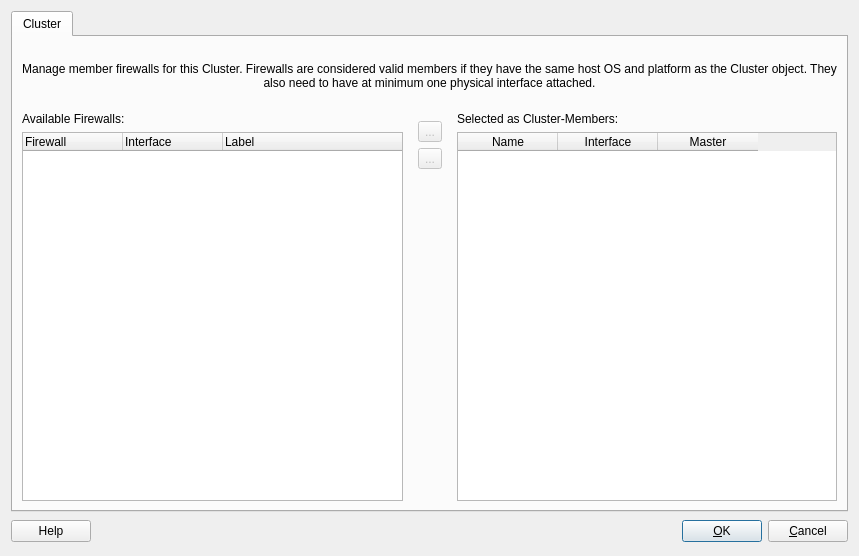
<?xml version="1.0" encoding="UTF-8"?>
<ui version="4.0">
 <class>clusterMembersDialog_q</class>
 <widget class="QDialog" name="clusterMembersDialog_q">
  <property name="windowModality">
   <enum>Qt::WindowModality::WindowModal</enum>
  </property>
  <property name="geometry">
   <rect>
    <x>0</x>
    <y>0</y>
    <width>859</width>
    <height>556</height>
   </rect>
  </property>
  <property name="windowTitle">
   <string>cluster member configuration</string>
  </property>
  <layout class="QGridLayout">
   <item row="1" column="0">
    <layout class="QHBoxLayout">
     <item>
      <widget class="QPushButton" name="buttonHelp">
       <property name="text">
        <string>Help</string>
       </property>
      </widget>
     </item>
     <item>
      <spacer>
       <property name="orientation">
        <enum>Qt::Orientation::Horizontal</enum>
       </property>
       <property name="sizeType">
        <enum>QSizePolicy::Policy::Expanding</enum>
       </property>
       <property name="sizeHint" stdset="0">
        <size>
         <width>151</width>
         <height>27</height>
        </size>
       </property>
      </spacer>
     </item>
     <item>
      <widget class="QPushButton" name="buttonOk">
       <property name="text">
        <string>&amp;OK</string>
       </property>
       <property name="shortcut">
        <string/>
       </property>
       <property name="autoDefault">
        <bool>true</bool>
       </property>
       <property name="default">
        <bool>true</bool>
       </property>
      </widget>
     </item>
     <item>
      <widget class="QPushButton" name="buttonCancel">
       <property name="text">
        <string>&amp;Cancel</string>
       </property>
       <property name="shortcut">
        <string/>
       </property>
       <property name="autoDefault">
        <bool>true</bool>
       </property>
      </widget>
     </item>
    </layout>
   </item>
   <item row="0" column="0">
    <widget class="QTabWidget" name="tabWidget">
     <property name="tabShape">
      <enum>QTabWidget::TabShape::Rounded</enum>
     </property>
     <property name="currentIndex">
      <number>0</number>
     </property>
     <widget class="QWidget" name="tab">
      <attribute name="icon">
       <iconset resource="MainRes.qrc">
        <normaloff>:/Icons/Cluster/icon</normaloff>:/Icons/Cluster/icon</iconset>
      </attribute>
      <attribute name="title">
       <string>Cluster</string>
      </attribute>
      <layout class="QGridLayout" name="gridLayout_2">
       <item row="0" column="0">
        <spacer>
         <property name="orientation">
          <enum>Qt::Orientation::Vertical</enum>
         </property>
         <property name="sizeType">
          <enum>QSizePolicy::Policy::Fixed</enum>
         </property>
         <property name="sizeHint" stdset="0">
          <size>
           <width>20</width>
           <height>16</height>
          </size>
         </property>
        </spacer>
       </item>
       <item row="1" column="0" colspan="3">
        <widget class="QLabel" name="network_tab_txt2_3">
         <property name="text">
          <string>Manage member firewalls for this Cluster. Firewalls are considered valid members if they have the same host OS and platform as the Cluster object. They also need to have at minimum one physical interface attached.</string>
         </property>
         <property name="alignment">
          <set>Qt::AlignmentFlag::AlignCenter</set>
         </property>
         <property name="wordWrap">
          <bool>true</bool>
         </property>
        </widget>
       </item>
       <item row="2" column="0">
        <spacer>
         <property name="orientation">
          <enum>Qt::Orientation::Vertical</enum>
         </property>
         <property name="sizeType">
          <enum>QSizePolicy::Policy::Fixed</enum>
         </property>
         <property name="sizeHint" stdset="0">
          <size>
           <width>20</width>
           <height>16</height>
          </size>
         </property>
        </spacer>
       </item>
       <item row="3" column="0">
        <layout class="QVBoxLayout" name="verticalLayout">
         <item>
          <widget class="QLabel" name="label_2">
           <property name="text">
            <string>Available Firewalls:</string>
           </property>
          </widget>
         </item>
         <item>
          <widget class="QTreeWidget" name="fwAvailableTree">
           <property name="toolTip">
            <string>Tree of potential cluster members. Select an interface to assign to the cluster.</string>
           </property>
           <property name="editTriggers">
            <set>QAbstractItemView::EditTrigger::NoEditTriggers</set>
           </property>
           <property name="showDropIndicator" stdset="0">
            <bool>false</bool>
           </property>
           <property name="alternatingRowColors">
            <bool>false</bool>
           </property>
           <property name="selectionMode">
            <enum>QAbstractItemView::SelectionMode::ExtendedSelection</enum>
           </property>
           <property name="selectionBehavior">
            <enum>QAbstractItemView::SelectionBehavior::SelectRows</enum>
           </property>
           <column>
            <property name="text">
             <string>Firewall</string>
            </property>
           </column>
           <column>
            <property name="text">
             <string>Interface</string>
            </property>
           </column>
           <column>
            <property name="text">
             <string>Label</string>
            </property>
           </column>
          </widget>
         </item>
        </layout>
       </item>
       <item row="3" column="1">
        <widget class="QFrame" name="frame">
         <property name="frameShape">
          <enum>QFrame::Shape::NoFrame</enum>
         </property>
         <property name="frameShadow">
          <enum>QFrame::Shadow::Plain</enum>
         </property>
         <layout class="QGridLayout" name="gridLayout_129">
          <item row="0" column="0">
           <widget class="QToolButton" name="buttonAdd">
            <property name="enabled">
             <bool>false</bool>
            </property>
            <property name="text">
             <string>...</string>
            </property>
            <property name="icon">
             <iconset resource="MainRes.qrc">
              <normaloff>:/Icons/big-right-arrow.png</normaloff>:/Icons/big-right-arrow.png</iconset>
            </property>
           </widget>
          </item>
          <item row="1" column="0">
           <widget class="QToolButton" name="buttonRemove">
            <property name="enabled">
             <bool>false</bool>
            </property>
            <property name="text">
             <string>...</string>
            </property>
            <property name="icon">
             <iconset resource="MainRes.qrc">
              <normaloff>:/Icons/big-left-arrow.png</normaloff>:/Icons/big-left-arrow.png</iconset>
            </property>
           </widget>
          </item>
          <item row="2" column="0">
           <spacer>
            <property name="orientation">
             <enum>Qt::Orientation::Vertical</enum>
            </property>
            <property name="sizeHint" stdset="0">
             <size>
              <width>20</width>
              <height>40</height>
             </size>
            </property>
           </spacer>
          </item>
         </layout>
        </widget>
       </item>
       <item row="3" column="2">
        <layout class="QVBoxLayout" name="verticalLayout_2">
         <item>
          <widget class="QLabel" name="label">
           <property name="text">
            <string>Selected as Cluster-Members:</string>
           </property>
          </widget>
         </item>
         <item>
          <widget class="QTableWidget" name="fwSelectedTable">
           <property name="enabled">
            <bool>true</bool>
           </property>
           <property name="toolTip">
            <string>Table of already selected member firewalls with their assigned cluster interfaces.</string>
           </property>
           <property name="editTriggers">
            <set>QAbstractItemView::EditTrigger::NoEditTriggers</set>
           </property>
           <property name="tabKeyNavigation">
            <bool>false</bool>
           </property>
           <property name="showDropIndicator" stdset="0">
            <bool>false</bool>
           </property>
           <property name="alternatingRowColors">
            <bool>true</bool>
           </property>
           <property name="selectionMode">
            <enum>QAbstractItemView::SelectionMode::SingleSelection</enum>
           </property>
           <property name="selectionBehavior">
            <enum>QAbstractItemView::SelectionBehavior::SelectRows</enum>
           </property>
           <property name="textElideMode">
            <enum>Qt::TextElideMode::ElideMiddle</enum>
           </property>
           <property name="sortingEnabled">
            <bool>false</bool>
           </property>
           <property name="wordWrap">
            <bool>false</bool>
           </property>
           <column>
            <property name="text">
             <string>Name</string>
            </property>
           </column>
           <column>
            <property name="text">
             <string>Interface</string>
            </property>
           </column>
           <column>
            <property name="text">
             <string>Master</string>
            </property>
           </column>
          </widget>
         </item>
        </layout>
       </item>
      </layout>
     </widget>
    </widget>
   </item>
  </layout>
 </widget>
 <tabstops>
  <tabstop>buttonOk</tabstop>
  <tabstop>buttonCancel</tabstop>
  <tabstop>tabWidget</tabstop>
 </tabstops>
 <resources>
  <include location="MainRes.qrc"/>
 </resources>
 <connections>
  <connection>
   <sender>buttonOk</sender>
   <signal>clicked()</signal>
   <receiver>clusterMembersDialog_q</receiver>
   <slot>accept()</slot>
   <hints>
    <hint type="sourcelabel">
     <x>316</x>
     <y>472</y>
    </hint>
    <hint type="destinationlabel">
     <x>20</x>
     <y>20</y>
    </hint>
   </hints>
  </connection>
  <connection>
   <sender>buttonCancel</sender>
   <signal>clicked()</signal>
   <receiver>clusterMembersDialog_q</receiver>
   <slot>reject()</slot>
   <hints>
    <hint type="sourcelabel">
     <x>397</x>
     <y>472</y>
    </hint>
    <hint type="destinationlabel">
     <x>20</x>
     <y>20</y>
    </hint>
   </hints>
  </connection>
  <connection>
   <sender>buttonHelp</sender>
   <signal>clicked()</signal>
   <receiver>clusterMembersDialog_q</receiver>
   <slot>help()</slot>
   <hints>
    <hint type="sourcelabel">
     <x>68</x>
     <y>464</y>
    </hint>
    <hint type="destinationlabel">
     <x>231</x>
     <y>245</y>
    </hint>
   </hints>
  </connection>
  <connection>
   <sender>fwAvailableTree</sender>
   <signal>itemClicked(QTreeWidgetItem*,int)</signal>
   <receiver>clusterMembersDialog_q</receiver>
   <slot>availableClicked(QTreeWidgetItem*, int)</slot>
   <hints>
    <hint type="sourcelabel">
     <x>514</x>
     <y>249</y>
    </hint>
    <hint type="destinationlabel">
     <x>352</x>
     <y>237</y>
    </hint>
   </hints>
  </connection>
  <connection>
   <sender>buttonAdd</sender>
   <signal>clicked()</signal>
   <receiver>clusterMembersDialog_q</receiver>
   <slot>firewallAdd()</slot>
   <hints>
    <hint type="sourcelabel">
     <x>352</x>
     <y>179</y>
    </hint>
    <hint type="destinationlabel">
     <x>352</x>
     <y>237</y>
    </hint>
   </hints>
  </connection>
  <connection>
   <sender>buttonRemove</sender>
   <signal>clicked()</signal>
   <receiver>clusterMembersDialog_q</receiver>
   <slot>firewallRemove()</slot>
   <hints>
    <hint type="sourcelabel">
     <x>352</x>
     <y>210</y>
    </hint>
    <hint type="destinationlabel">
     <x>352</x>
     <y>237</y>
    </hint>
   </hints>
  </connection>
  <connection>
   <sender>fwSelectedTable</sender>
   <signal>cellClicked(int,int)</signal>
   <receiver>clusterMembersDialog_q</receiver>
   <slot>selectedClicked(int,int)</slot>
   <hints>
    <hint type="sourcelabel">
     <x>191</x>
     <y>249</y>
    </hint>
    <hint type="destinationlabel">
     <x>352</x>
     <y>237</y>
    </hint>
   </hints>
  </connection>
  <connection>
   <sender>fwSelectedTable</sender>
   <signal>cellChanged(int,int)</signal>
   <receiver>clusterMembersDialog_q</receiver>
   <slot>masterSelected(int,int)</slot>
   <hints>
    <hint type="sourcelabel">
     <x>191</x>
     <y>272</y>
    </hint>
    <hint type="destinationlabel">
     <x>352</x>
     <y>237</y>
    </hint>
   </hints>
  </connection>
 </connections>
 <slots>
  <slot>help()</slot>
  <slot>availableClicked(QTreeWidgetItem*, int)</slot>
  <slot>firewallAdd()</slot>
  <slot>firewallRemove()</slot>
  <slot>selectedClicked(int,int)</slot>
  <slot>masterSelected(int,int)</slot>
 </slots>
</ui>
